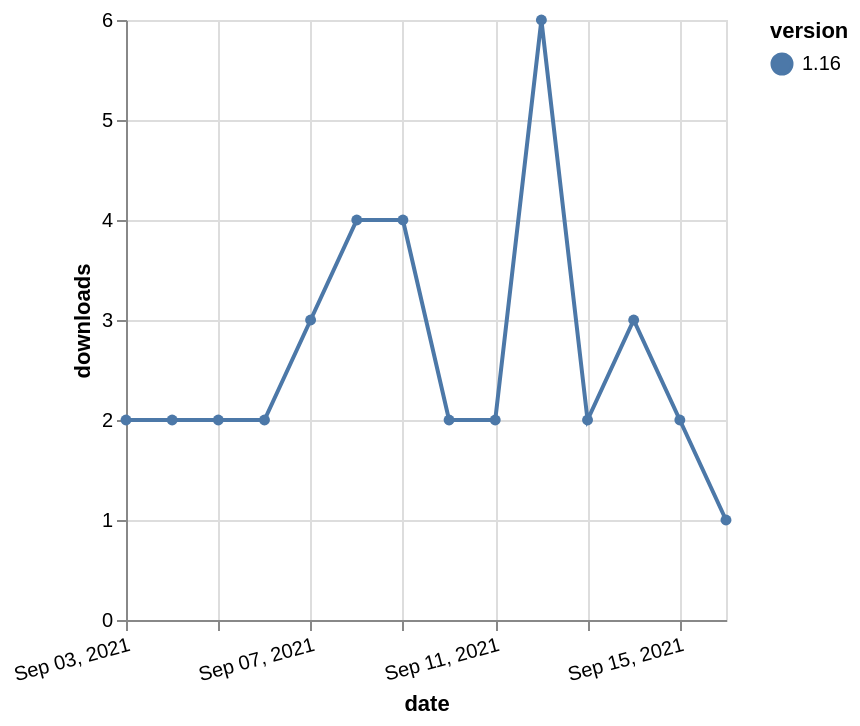

Write the Vega-Lite specification saved for this chart.
### Vega-Lite specification from a JSON file in a GitHub repository (floating-point values rounded to 4 significant figures)
{"$schema": "https://vega.github.io/schema/vega-lite/v5.json", "description": "A simple bar chart with embedded data.", "data": {"values": [{"date": "2021-09-03", "total": 2673, "delta": 2, "version": "1.16"}, {"date": "2021-09-04", "total": 2675, "delta": 2, "version": "1.16"}, {"date": "2021-09-05", "total": 2677, "delta": 2, "version": "1.16"}, {"date": "2021-09-06", "total": 2679, "delta": 2, "version": "1.16"}, {"date": "2021-09-07", "total": 2682, "delta": 3, "version": "1.16"}, {"date": "2021-09-08", "total": 2686, "delta": 4, "version": "1.16"}, {"date": "2021-09-09", "total": 2690, "delta": 4, "version": "1.16"}, {"date": "2021-09-10", "total": 2692, "delta": 2, "version": "1.16"}, {"date": "2021-09-11", "total": 2694, "delta": 2, "version": "1.16"}, {"date": "2021-09-12", "total": 2700, "delta": 6, "version": "1.16"}, {"date": "2021-09-13", "total": 2702, "delta": 2, "version": "1.16"}, {"date": "2021-09-14", "total": 2705, "delta": 3, "version": "1.16"}, {"date": "2021-09-15", "total": 2707, "delta": 2, "version": "1.16"}, {"date": "2021-09-16", "total": 2708, "delta": 1, "version": "1.16"}]}, "width": "container", "mark": {"type": "line", "point": {"filled": true}}, "encoding": {"x": {"field": "date", "type": "temporal", "timeUnit": "yearmonthdate", "title": "date", "axis": {"labelAngle": -15}}, "y": {"field": "delta", "type": "quantitative", "title": "downloads"}, "color": {"field": "version", "type": "nominal"}, "tooltip": {"field": "delta"}}}
